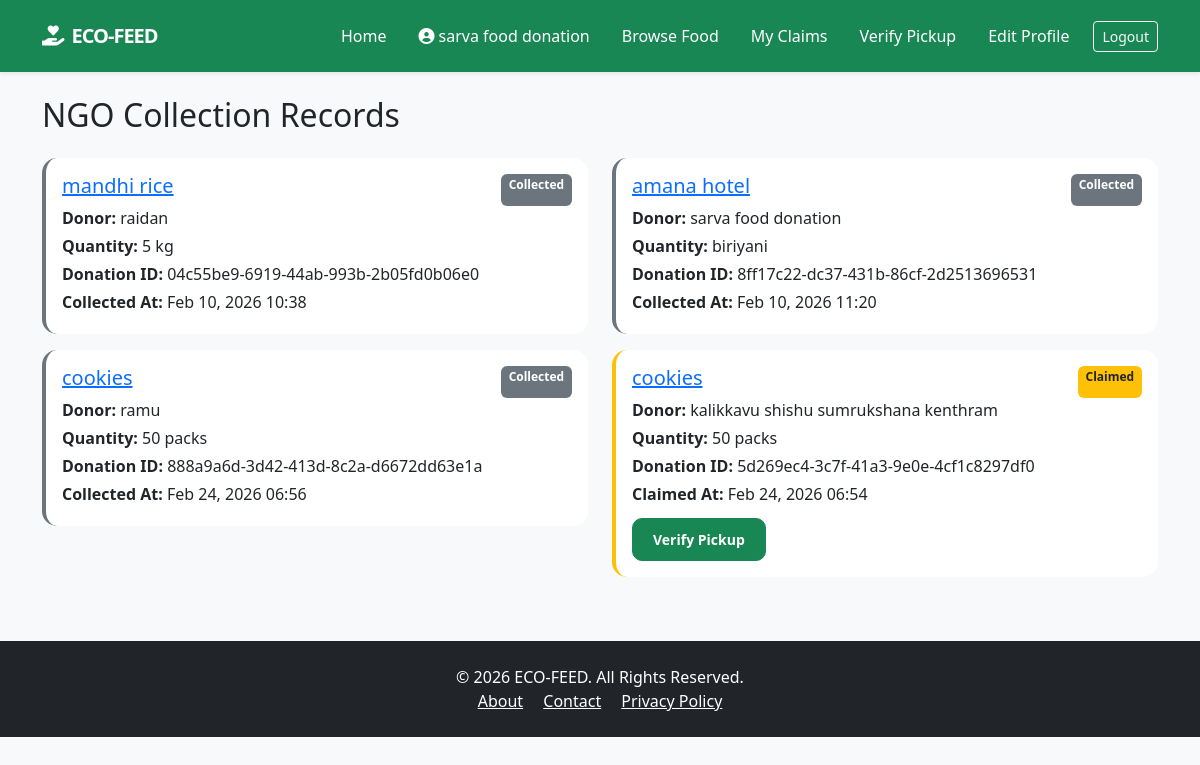
/ngo/history/ (signed in), run on an earlier commit of the app's database.
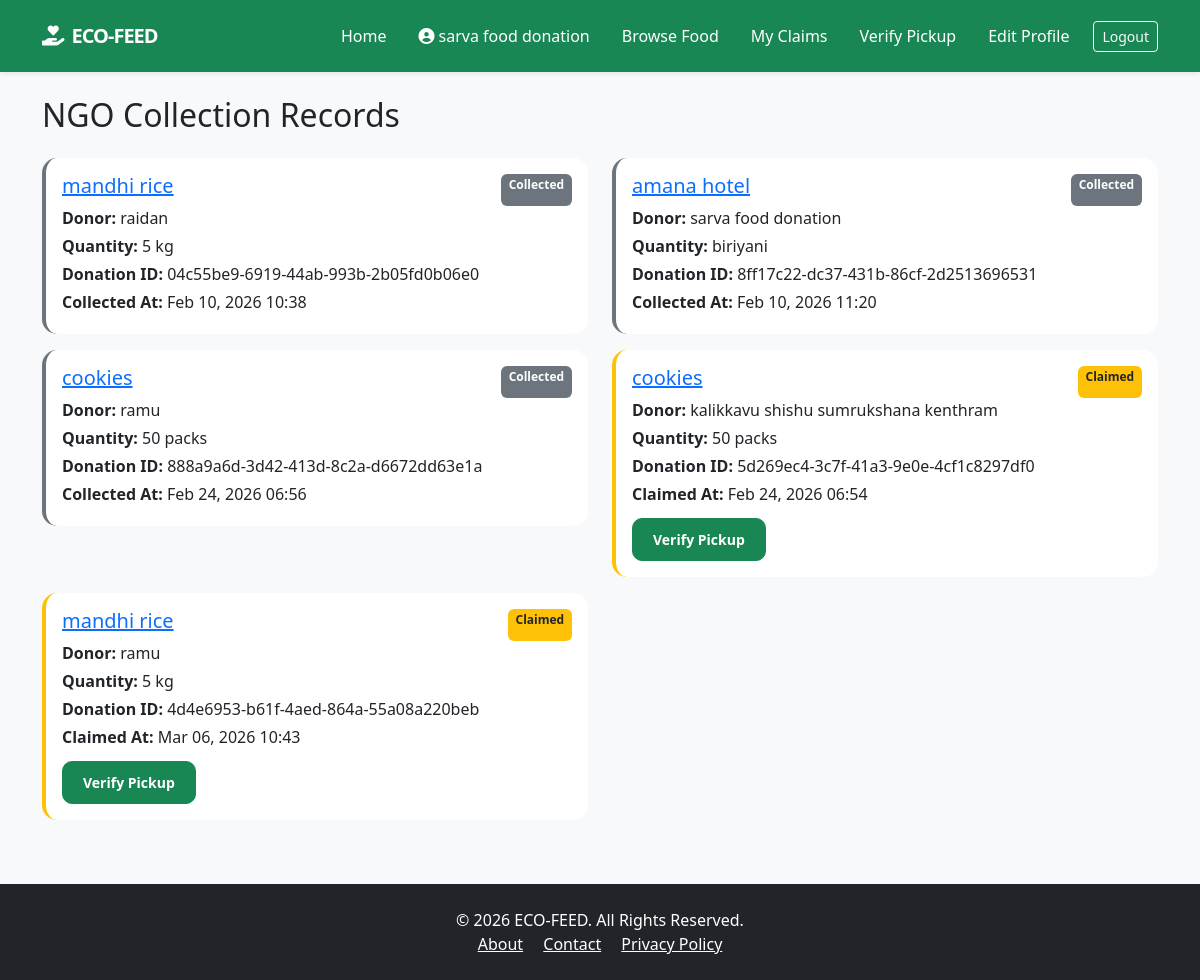
And on a later commit of the database.
### donation_app/models.py (models this page shows, shortened)
class FoodDonation(models.Model):
    STATUS_CHOICES = [
        ('Available', 'Available'),
        ('Claimed', 'Claimed'),
        ('Collected', 'Collected'),
    ]
    donor = models.ForeignKey(User, on_delete=models.CASCADE, related_name="donations")
    ngo = models.ForeignKey(User, on_delete=models.SET_NULL, null=True, blank=True, related_name="claims")
    food_type = models.CharField(max_length=100)
    quantity = models.CharField(max_length=50)
    expiry_time = models.DateTimeField()
    image = models.ImageField(upload_to="donations/", blank=True, null=True)
    status = models.CharField(max_length=10, choices=STATUS_CHOICES, default="Available")
    donation_id = models.UUIDField(primary_key=True, default=uuid.uuid4, editable=False, unique=True)
    short_id = models.CharField(max_length=8, editable=False, unique=True, null=True, blank=True)
    claimed_at = models.DateTimeField(null=True, blank=True)
    collected_at = models.DateTimeField(null=True, blank=True)

### ngo_app/views.py (the view)
# urls.py: path('history/', views.ngo_history, name='ngo_history'),
def ngo_history(request):
    claims = FoodDonation.objects.filter(ngo=request.user)
    return render(request, 'ngo_history.html', {'claims': claims})

### ngo_app/templates/ngo_history.html (shortened to what this page needs)
{% extends 'base.html' %}
{% block content %}
<h2 class="mb-4">NGO Collection Records</h2>
<div class="row">
  {% for claim in claims %}
  <div class="col-md-6 mb-3">
    <div class="card border-start border-4 {% if claim.status == 'Collected' %}border-secondary{% else %}border-warning{% endif %}">
      <div class="card-body">
        <div class="d-flex justify-content-between">
          <h5 class="card-title"><a href="{% url 'donation_detail' claim.donation_id %}">{{ claim.food_type }}</a></h5>
          <span class="badge {% if claim.status == 'Collected' %}bg-secondary{% else %}bg-warning text-dark{% endif %}">
            {{ claim.status }}
          </span>
        </div>
        <p class="mb-1"><strong>Donor:</strong> {{ claim.donor.username }}</p>
        <p class="mb-1"><strong>Quantity:</strong> {{ claim.quantity }}</p>
        <p class="mb-1"><strong>Donation ID:</strong> {{ claim.donation_id|stringformat:"s" }}</p>
        {% if claim.claimed_at %}
          <p class="mb-1"><strong>Claimed At:</strong> {{ claim.claimed_at|date:"M d, Y H:i" }}</p>
        {% endif %}
        {% if claim.collected_at %}
          <p class="mb-1"><strong>Collected At:</strong> {{ claim.collected_at|date:"M d, Y H:i" }}</p>
        {% endif %}
        {% if claim.status == "Claimed" %}
          <a href="{% url 'verify_pickup' %}" class="btn btn-success btn-sm mt-2">Verify Pickup</a>
        {% endif %}
      </div>
    </div>
  </div>
  {% empty %}
  <p class="text-muted text-center">No claims yet.</p>
  {% endfor %}
</div>
{% endblock %}

What changed in the data, as far as the page shows it:
now on this page (row edited): FoodDonation: food_type "mandhi rice", status "Claimed", donor.username "ramu", quantity "5 kg", donation_id "4d4e6953-b61f-4aed-864a-55a08a220beb", claimed_at "Mar 06, 2026 10:43", shows "Verify Pickup"
